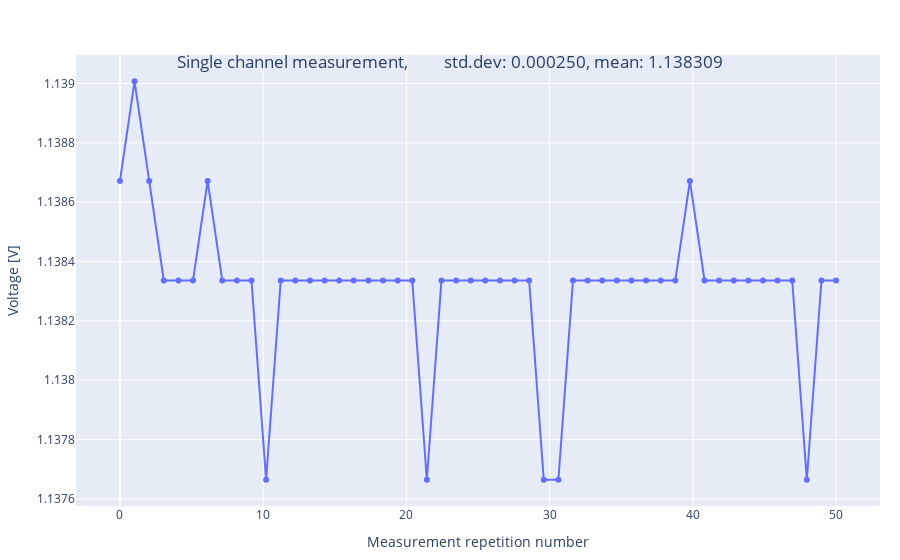

Notebook code for this chart:
### Markdown cell above
**Repeat executing** the next cell (Ctrl+Enter) and you will see how the below plot updates.  
The plot stays close to 1.4V. 
Only the usual very small fluctuations due to noise can be seen.

### Code cell
number_of_measurements = 50
voltages_ch1 = channel1.measure_voltages(number_of_measurements)

x_ = np.linspace(0, number_of_measurements, number_of_measurements)
# Create traces
fig = go.Figure()
fig.add_trace(go.Scatter(x=x_, y=voltages_ch1,  mode='lines+markers',  name='voltages_ch1'))

fig.update_layout(  title={'text': f"Single channel measurement, \
        std.dev: {np.std(voltages_ch1):.6f}, mean: {np.mean(voltages_ch1):.6f}",  \
        'y':0.9,  'x':0.5, 'xanchor': 'center',  'yanchor': 'top'}, \
        xaxis_title='Measurement repetition number',  yaxis_title='Voltage [V]', \
        margin=dict(l=20, r=20, t=55, b=20))
fig
#uncomment in pure python script:
#fig.show()

### Figure 1 — Plotly figure (JSON) as saved in the notebook; plotly's stock layout.template omitted (floating-point values rounded to 4 significant figures)
{"data": [{"mode": "lines+markers", "name": "voltages_ch1", "type": "scatter", "x": [0, 1.02, 2.041, 3.061, 4.082, 5.102, 6.122, 7.143, 8.163, 9.184, 10.2, 11.22, 12.24, 13.27, 14.29, 15.31, 16.33, 17.35, 18.37, 19.39, 20.41, 21.43, 22.45, 23.47, 24.49, 25.51, 26.53, 27.55, 28.57, 29.59, 30.61, 31.63, 32.65, 33.67, 34.69, 35.71, 36.73, 37.76, 38.78, 39.8, 40.82, 41.84, 42.86, 43.88, 44.9, 45.92, 46.94, 47.96, 48.98, 50], "y": [1.139, 1.139, 1.139, 1.138, 1.138, 1.138, 1.139, 1.138, 1.138, 1.138, 1.138, 1.138, 1.138, 1.138, 1.138, 1.138, 1.138, 1.138, 1.138, 1.138, 1.138, 1.138, 1.138, 1.138, 1.138, 1.138, 1.138, 1.138, 1.138, 1.138, 1.138, 1.138, 1.138, 1.138, 1.138, 1.138, 1.138, 1.138, 1.138, 1.139, 1.138, 1.138, 1.138, 1.138, 1.138, 1.138, 1.138, 1.138, 1.138, 1.138]}], "layout": {"autosize": true, "margin": {"b": 20, "l": 20, "r": 20, "t": 55}, "title": {"text": "Single channel measurement,         std.dev: 0.000250, mean: 1.138309", "x": 0.5, "xanchor": "center", "y": 0.9, "yanchor": "top"}, "xaxis": {"autorange": true, "range": [-3.011, 53.01], "title": {"text": "Measurement repetition number"}, "type": "linear"}, "yaxis": {"autorange": true, "range": [1.138, 1.139], "title": {"text": "Voltage [V]"}, "type": "linear"}}}
